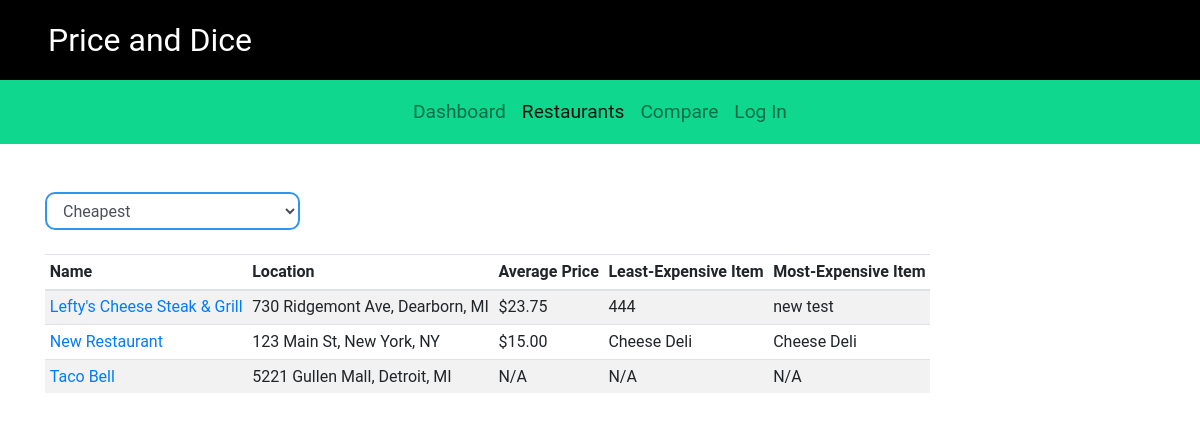
Before: /campus/restaurant_list/ with the older database file.
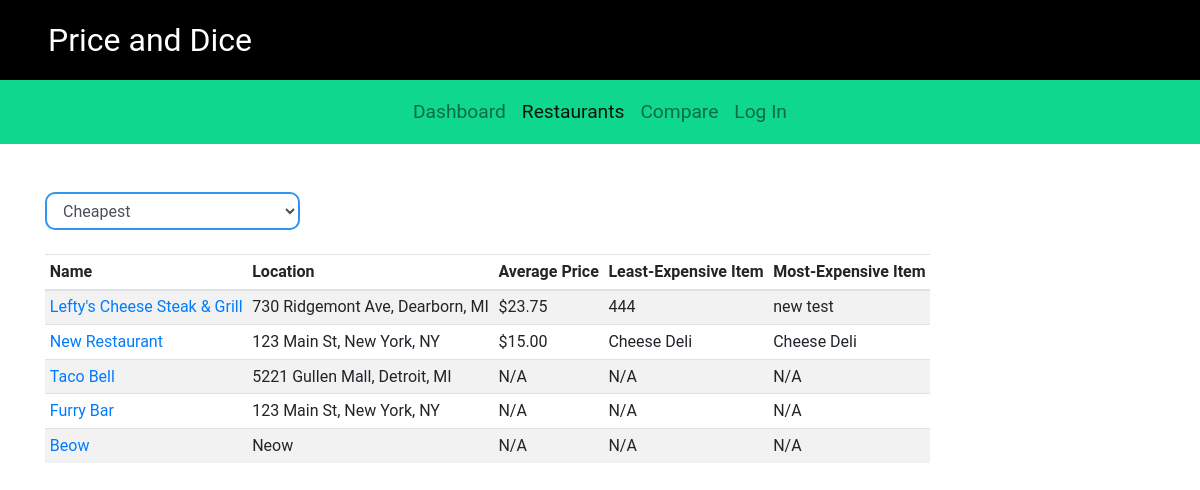
After: the same page with the newer database file.
### campus/models.py (models this page shows, shortened)
class Restaurant(models.Model):
    name = models.CharField(max_length=200)
    location = models.CharField(max_length=200)
    phone_number = models.CharField(max_length=20, default='(xxx) xxx-xxxx')
    description = models.CharField(max_length=300, default='No description added')
    sunday = models.CharField(max_length=20, default=DEFAULT_HOURS)
    monday = models.CharField(max_length=20, default=DEFAULT_HOURS)
    tuesday = models.CharField(max_length=20, default=DEFAULT_HOURS)
    wednesday = models.CharField(max_length=20, default=DEFAULT_HOURS)
    thursday = models.CharField(max_length=20, default=DEFAULT_HOURS)
    friday = models.CharField(max_length=20, default=DEFAULT_HOURS)
    saturday = models.CharField(max_length=20, default=DEFAULT_HOURS)
    item_list = models.ManyToManyField(Item)
    def get_average_price(self):
        item_list = self.item_list.all()
        if not item_list:
            return 'N/A'
        else:
            num_item_list =  0
            total_price = 0
            for i in item_list:
                num_item_list += 1
                total_price += i.price
            return float(total_price / num_item_list)
    def get_min_price(self):
        item_list = self.item_list.all()
        if not item_list:
            return 'N/A'
        else:
            min_price = item_list[0].price
            for i in item_list:
                if i.price < min_price:
                    min_price = i.price
            return min_price
    def get_max_price(self):
        item_list = self.item_list.all()
        if not item_list:
            return 'N/A'
        else:
            max_price = item_list[0].price
            for i in item_list:
                if i.price > max_price:
                    max_price = i.price
            return max_price
    def get_cheapest_item(self):
        item_list = self.item_list.all()
        if not item_list:
            return 'N/A'
        else:
            cheap_price = self.get_min_price()
            cheap_item = None
            for i in item_list:
                if i.price == cheap_price:
                    cheap_item = i.name
                    break
        return cheap_item
    def get_most_expensive(self):
        item_list = self.item_list.all()
        if not item_list:
            return 'N/A'
        else:
            high_price = self.get_max_price()
            expensive_item = None
            for i in item_list:
                if i.price == high_price:
                    expensive_item = i.name
                    break
        return expensive_item

class Item(models.Model):
    price = models.FloatField(default=0)
    name = models.CharField(max_length=50)
    description = models.CharField(max_length=100, default='No description')

### campus/views.py (the view)
# urls.py: path('restaurant_list/', views.restaurant_list, name='restaurant_list'),
def restaurant_list(request):
    restaurant_list = Restaurant.objects.all()
    context = {'restaurant_list': restaurant_list}
    return render(request, 'campus/restaurant-list.html', context)

### campus/templates/campus/restaurant-list.html (shortened to what this page needs)
{% extends "./base.html" %}
{% block restaurant_list_link %}
<li class="nav-item active">
     <a class="nav-link active" href="{% url 'campus:restaurant_list' %}">Restaurants</a>
</li>
{% endblock%}
{% block body %}
<div class="container content-top">
     <div class="row">
          <div class="col-lg-3">
               <select class="form-control blue-input">
                    <option value="1">Cheapest</option>
               </select>
          </div>
     </div>
     <br>
     <div class="row">
          <div class="col-lg-12">
               <table class="table table-sm table-hover table-responsive table-striped">
                    <thead>
                         <tr>
                              <th>Name</th>
                              <th>Location</th>
                              <th>Average Price</th>
                              <th>Least-Expensive Item</th>
                              <th>Most-Expensive Item</th>
                         </tr>
                    </thead>
                    <tbody>
                         {% for restaurant in restaurant_list %}
                         <tr>
                              <td><a href="{% url 'campus:restaurant_detail' restaurant.id %}">{{restaurant.name}}</a></td>
                              <td>{{restaurant.location}}</td>
                              <td>
                                   {% if restaurant.get_average_price != 'N/A' %}
                                   ${{restaurant.get_average_price | floatformat:2}}
                                   {% else %}
                                   {{restaurant.get_average_price}}
                                   {% endif %}
                              </td>
                              <td>{{restaurant.get_cheapest_item}}</td>
                              <td>{{restaurant.get_most_expensive}}</td>
                         </tr>
                         {% endfor %}
                    </tbody>
               </table>
          </div>
     </div>
</div>
{% endblock %}

### campus/templates/campus/base.html (shortened to what this page needs)
{% load static %}
<!DOCTYPE html>
<html>
    <head>
        <link
            rel="stylesheet"
            href="https://maxcdn.bootstrapcdn.com/bootstrap/4.0.0/css/bootstrap.min.css"
>
		<link rel="stylesheet" href="https://use.fontawesome.com/releases/v5.7.2/css/all.css"
>
        <link rel="stylesheet" type="text/css" href="{% static 'campus/style.css' %}">
        <link rel="stylesheet" type="text/css" href="{% static 'campus/header.css' %}">
        <link rel="stylesheet" type="text/css" href="{% static 'campus/navbar.css' %}">
        <link rel="stylesheet" type="text/css" href="{% static 'campus/inputs.css' %}">
        <link rel="stylesheet" type="text/css" href="{% static 'campus/buttons.css' %}">
        <link rel="stylesheet" type="text/css" href="{% static 'campus/table.css' %}">
    </head>
    <body>
        <div class="header-dark">
            <div class="header-text">
                Price and Dice
            </div>
        </div>
        <nav class="navbar navbar-expand-lg navbar-light navbar-light-green">
            <div class="collapse navbar-collapse" id="navbarSupportedContent">
                <ul class="navbar-nav ml-auto mr-auto">
                    {% block dashboard_link %}
                    <li class="nav-item">
                        <a class="nav-link" href="{% url 'campus:index' %}">Dashboard<span class="sr-only">(current)</span></a>
                    </li>
                    {% endblock %}
                    {% block restaurant_list_link %}{% endblock %}
                    {% block compare_restaurants_link %}
                    <li class="nav-item">
                        <a class="nav-link" href="{% url 'compare:index' %}">Compare</a>
                    </li>
                    {% endblock %}
                    {% block user_profile_link %}
                        <li class="nav-item">
                            {% if user.is_authenticated %}
                                <a class="nav-link" href="{% url 'campus:user_profile' %}">Profile</a>
                            {% else %}
                                <a class="nav-link" href="{% url 'login' %}">Log In</a>
                            {% endif %}
                        </li>
                    {% endblock %}
                </ul>
            </div>
        </nav>
        {% block body %}
        {% endblock %}
    </body>
</html>

### campus/static/campus/style.css (style rules this page uses)
body { font-family: 'Roboto', sans-serif; }
.content-top { margin-top: 3rem; }

### campus/static/campus/header.css (style rules this page uses)
div.header-dark { background-color: black; height: 5rem; }
div.header-dark div.header-text { color: white; font-size: 2rem; margin-left: 3rem; padding-top: 1rem; }

### campus/static/campus/navbar.css (style rules this page uses)
nav.navbar { padding: 0rem; height: 4rem; }
nav.navbar-light-green { background-color: #0FD88E; }
li.nav-item a.nav-link { display: block; height: 4rem; padding-top: 1.1rem; font-size: 1.2rem; }

### campus/static/campus/inputs.css (style rules this page uses)
.blue-input { border: 2px solid #2F96EF; border-radius: 10px; }

Changed rows visible on the page:
added Restaurant: name "Furry Bar", location "123 Main St, New York, NY", get_average_price "N/A", get_cheapest_item "N/A", get_most_expensive "N/A"
added Restaurant: name "Beow", location "Neow", get_average_price "N/A", get_cheapest_item "N/A", get_most_expensive "N/A"
